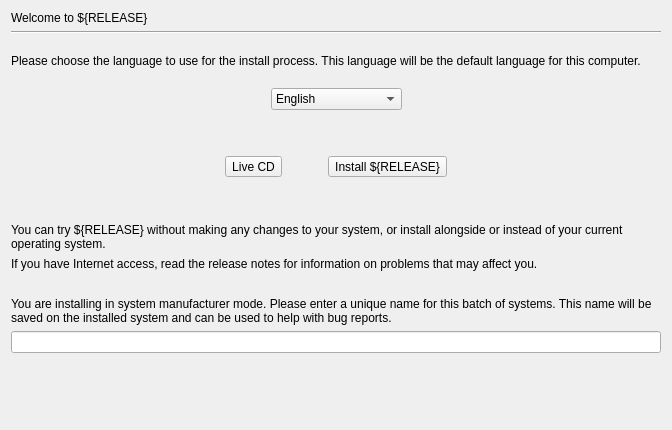
<?xml version="1.0" encoding="UTF-8"?>
<ui version="4.0">
 <class>language</class>
 <widget class="QWidget" name="language">
  <property name="geometry">
   <rect>
    <x>0</x>
    <y>0</y>
    <width>672</width>
    <height>430</height>
   </rect>
  </property>
  <property name="sizePolicy">
   <sizepolicy hsizetype="Expanding" vsizetype="Expanding">
    <horstretch>0</horstretch>
    <verstretch>0</verstretch>
   </sizepolicy>
  </property>
  <property name="windowTitle">
   <string>Form</string>
  </property>
  <layout class="QGridLayout" name="gridLayout">
   <item row="6" column="0" colspan="5">
    <layout class="QHBoxLayout" name="horizontalLayout">
     <item>
      <spacer name="horizontalSpacer_6">
       <property name="orientation">
        <enum>Qt::Horizontal</enum>
       </property>
       <property name="sizeHint" stdset="0">
        <size>
         <width>100</width>
         <height>20</height>
        </size>
       </property>
      </spacer>
     </item>
     <item>
      <widget class="QToolButton" name="try_lingmo">
       <property name="sizePolicy">
        <sizepolicy hsizetype="Minimum" vsizetype="Minimum">
         <horstretch>0</horstretch>
         <verstretch>0</verstretch>
        </sizepolicy>
       </property>
       <property name="text">
        <string>Live CD</string>
       </property>
       <property name="toolButtonStyle">
        <enum>Qt::ToolButtonTextUnderIcon</enum>
       </property>
      </widget>
     </item>
     <item>
      <spacer name="horizontalSpacer_7">
       <property name="orientation">
        <enum>Qt::Horizontal</enum>
       </property>
       <property name="sizeType">
        <enum>QSizePolicy::Fixed</enum>
       </property>
       <property name="sizeHint" stdset="0">
        <size>
         <width>40</width>
         <height>20</height>
        </size>
       </property>
      </spacer>
     </item>
     <item>
      <widget class="QToolButton" name="install_lingmo">
       <property name="sizePolicy">
        <sizepolicy hsizetype="Minimum" vsizetype="Minimum">
         <horstretch>0</horstretch>
         <verstretch>0</verstretch>
        </sizepolicy>
       </property>
       <property name="text">
        <string>Install ${RELEASE}</string>
       </property>
       <property name="toolButtonStyle">
        <enum>Qt::ToolButtonTextUnderIcon</enum>
       </property>
      </widget>
     </item>
     <item>
      <spacer name="horizontalSpacer_5">
       <property name="orientation">
        <enum>Qt::Horizontal</enum>
       </property>
       <property name="sizeHint" stdset="0">
        <size>
         <width>100</width>
         <height>20</height>
        </size>
       </property>
      </spacer>
     </item>
    </layout>
   </item>
   <item row="10" column="0" colspan="5">
    <widget class="QWidget" name="oem_widget" native="true">
     <layout class="QVBoxLayout" name="verticalLayout">
      <property name="leftMargin">
       <number>0</number>
      </property>
      <property name="topMargin">
       <number>0</number>
      </property>
      <property name="rightMargin">
       <number>0</number>
      </property>
      <property name="bottomMargin">
       <number>0</number>
      </property>
      <item>
       <spacer name="verticalSpacer_2">
        <property name="orientation">
         <enum>Qt::Vertical</enum>
        </property>
        <property name="sizeType">
         <enum>QSizePolicy::Fixed</enum>
        </property>
        <property name="sizeHint" stdset="0">
         <size>
          <width>20</width>
          <height>20</height>
         </size>
        </property>
       </spacer>
      </item>
      <item>
       <widget class="QLabel" name="oem_id_label">
        <property name="text">
         <string>You are installing in system manufacturer mode. Please enter a unique name for this batch of systems. This name will be saved on the installed system and can be used to help with bug reports.</string>
        </property>
        <property name="wordWrap">
         <bool>true</bool>
        </property>
       </widget>
      </item>
      <item>
       <widget class="QLineEdit" name="oem_id_entry"/>
      </item>
     </layout>
    </widget>
   </item>
   <item row="2" column="0" rowspan="2" colspan="5">
    <widget class="QLabel" name="select_language_label">
     <property name="sizePolicy">
      <sizepolicy hsizetype="Preferred" vsizetype="MinimumExpanding">
       <horstretch>0</horstretch>
       <verstretch>0</verstretch>
      </sizepolicy>
     </property>
     <property name="text">
      <string>Please choose the language to use for the install process. This language will be the default language for this computer.</string>
     </property>
     <property name="wordWrap">
      <bool>true</bool>
     </property>
    </widget>
   </item>
   <item row="1" column="0" colspan="5">
    <widget class="Line" name="line_2">
     <property name="orientation">
      <enum>Qt::Horizontal</enum>
     </property>
    </widget>
   </item>
   <item row="7" column="2">
    <spacer name="verticalSpacer_3">
     <property name="orientation">
      <enum>Qt::Vertical</enum>
     </property>
     <property name="sizeType">
      <enum>QSizePolicy::Fixed</enum>
     </property>
     <property name="sizeHint" stdset="0">
      <size>
       <width>20</width>
       <height>40</height>
      </size>
     </property>
    </spacer>
   </item>
   <item row="4" column="0" colspan="2">
    <spacer name="horizontalSpacer_4">
     <property name="orientation">
      <enum>Qt::Horizontal</enum>
     </property>
     <property name="sizeHint" stdset="0">
      <size>
       <width>294</width>
       <height>20</height>
      </size>
     </property>
    </spacer>
   </item>
   <item row="12" column="2">
    <spacer name="verticalSpacer">
     <property name="orientation">
      <enum>Qt::Vertical</enum>
     </property>
     <property name="sizeHint" stdset="0">
      <size>
       <width>20</width>
       <height>0</height>
      </size>
     </property>
    </spacer>
   </item>
   <item row="5" column="2">
    <spacer name="verticalSpacer_11">
     <property name="orientation">
      <enum>Qt::Vertical</enum>
     </property>
     <property name="sizeType">
      <enum>QSizePolicy::Fixed</enum>
     </property>
     <property name="sizeHint" stdset="0">
      <size>
       <width>0</width>
       <height>40</height>
      </size>
     </property>
    </spacer>
   </item>
   <item row="8" column="0" colspan="5">
    <widget class="QLabel" name="try_install_text_label">
     <property name="text">
      <string>You can try ${RELEASE} without making any changes to your system, or install alongside or instead of your current operating system.</string>
     </property>
     <property name="wordWrap">
      <bool>true</bool>
     </property>
    </widget>
   </item>
   <item row="4" column="3" colspan="2">
    <spacer name="horizontalSpacer_3">
     <property name="orientation">
      <enum>Qt::Horizontal</enum>
     </property>
     <property name="sizeHint" stdset="0">
      <size>
       <width>293</width>
       <height>20</height>
      </size>
     </property>
    </spacer>
   </item>
   <item row="9" column="0" colspan="5">
    <widget class="QLabel" name="release_notes_label">
     <property name="text">
      <string>If you have Internet access, read the release notes for information on problems that may affect you.</string>
     </property>
     <property name="wordWrap">
      <bool>true</bool>
     </property>
    </widget>
   </item>
   <item row="4" column="2">
    <widget class="QComboBox" name="language_combobox">
     <property name="editable">
      <bool>false</bool>
     </property>
     <item>
      <property name="text">
       <string>English</string>
      </property>
     </item>
     <item>
      <property name="text">
       <string>Russian</string>
      </property>
     </item>
     <item>
      <property name="text">
       <string>Spanish</string>
      </property>
     </item>
     <item>
      <property name="text">
       <string>You get the point...</string>
      </property>
     </item>
    </widget>
   </item>
   <item row="0" column="0" colspan="5">
    <widget class="QLabel" name="welcome_heading_label">
     <property name="text">
      <string>Welcome to ${RELEASE}</string>
     </property>
    </widget>
   </item>
  </layout>
 </widget>
 <resources/>
 <connections/>
</ui>
